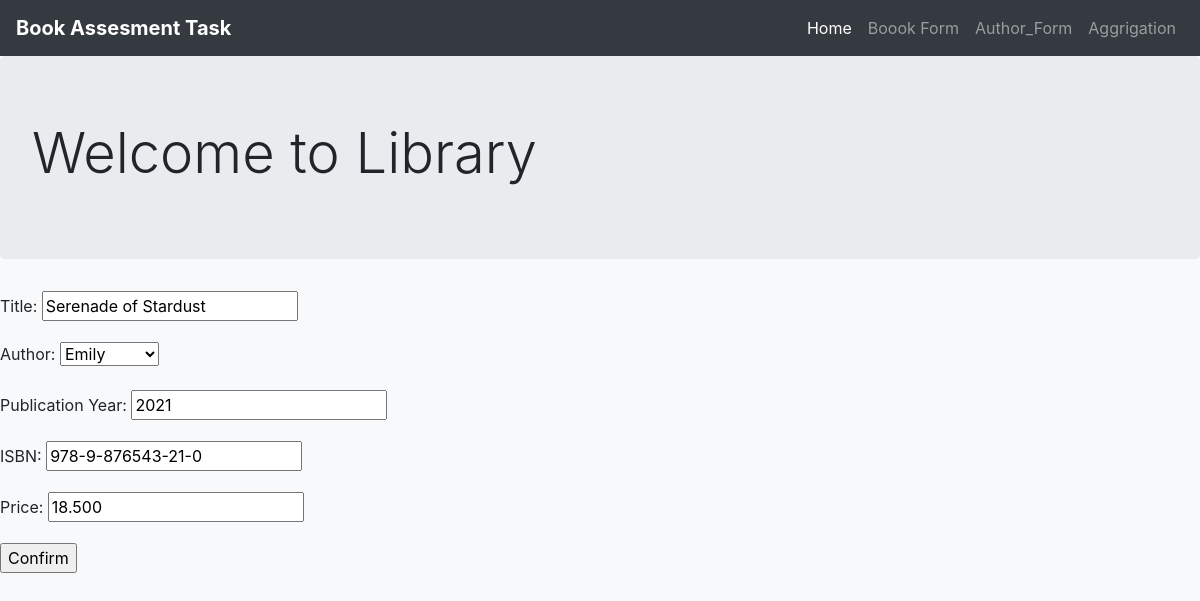
Page /updatepost/7/ on the committed database.
### BookLibrary/models.py (models this page shows, shortened)
class BookModel(models.Model):
    Title = models.CharField(max_length=50)
    Author = models.ForeignKey("AuthorModel", on_delete=models.CASCADE , blank = False)
    Publication_Year = models.IntegerField()
    ISBN = models.CharField(max_length=50,unique=True)
    Price = models.DecimalField(max_digits=8, decimal_places=3)

### BookLibrary/views.py (the view)
# urls.py: path('updatepost/<str:pk>/',views.Update_Post,name='Update_Post'),
def Update_Post(request,pk):
    object = BookModel.objects.get(id=pk)
    book_form = BookForm(instance=object)
    if request.method =='POST':
        book_form = BookForm(request.POST,instance=object)
        if book_form.is_valid():
            book_form.save()
            return redirect('index')
    context = {
        'book_form':book_form
    }
    return render(request,'Book_Form.html',context)

### BookLibrary/forms.py
class BookForm(ModelForm):
    class Meta:
        model = BookModel
        fields = ['Title','Author','Publication_Year','ISBN','Price']

### BookLibrary/models.py (called while the page is built)
    def __str__(self):
        return self.First_Name

### templates/Book_Form.html (shortened to what this page needs)
{% include 'navbar.html' %}
<form action="" method="post">
    {{book_form.as_p}}
    <input type="submit" value="Confirm">
</form>

### static/style.css (style rules this page uses)
body { background-color: #f8f9fa; }

### rows in the picture
BookModel: Title "Serenade of Stardust", Author "Emily", Publication_Year "2021", ISBN "978-9-876543-21-0", Price "18.500"
